Frame 1 (no input): blank canvas, image omitted
Frame 60 (no input): blank canvas, image omitted
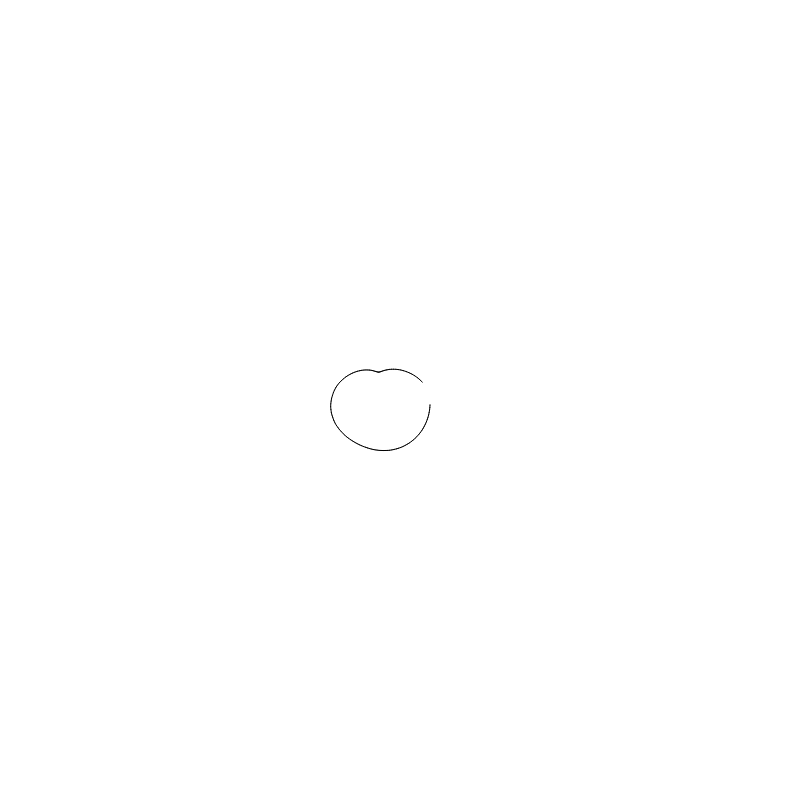
Frame 120 (the mouse pressed at the canvas centre since frame 60)

The p5.js sketch whose frames 1 and 60 were blank and that drew this single picture after the mouse press (run headless with seeded random() and noise() and a simulated clock; from frame 60 on, the mouse is pressed at the canvas centre):

// p5.js sketch
// ── sketch.js
let R = 0;  // radius of the sphere
let maxR = 55; //max radius
let t = 0;    // angle of rotation
let centerX;  // x-coordinate of the center of the circle
let centerY;  // y-coordinate of the center of the circle
let prevX, prevY;  // previous position of the pen
let lines = [];  // array to store all the lines
let count = 0;  // counter for the number of times max size has been reached
let maxCount = 9; // number of loops
let shifter = true; // controls increasing/decreasing of radius change and centerX positive or negative value
let frameCounter = 0;
let angle = 0;
let radius = 50;
let a = 50;
let b = 0.1;

function setup() {
  createCanvas(800, 800);
  stroke(0, 0, 0);
  // noFill();
  prevX = R * cos(t) + centerX;
  prevY = R * sin(t) + centerY;
}

function draw() {
  clear();  // clear the canvas of any drawn content
  translate(width / 2, height / 2);  // move the origin to the center of the canvas



  // calculate the x and y position of the pen using the equation for a circle
  let x = R * cos(t) + centerX;
  let y = 0.8 * R * sin(t) + centerY;

  // create an array to store the line coordinates
  let coords = [prevX, prevY, x, y];
  prevX = x;
  prevY = y;

  // increase the angle of rotation for the next frame
  t += 0.15;

  radiusChange = random(0, 0.2);

  // move the center of the circle and reset the radius when R becomes 0
  if (R <= 15 && count < maxCount) {
    shifter = true;
  } else if (R >= maxR && count < maxCount) {
    shifter = false;
  } else if (R > 0 && count >= maxCount) {
    shifter = false;
  } else if (R <= 0 && count >= maxCount) {
    R = 0;
  }

  if (R >= maxR) {
    count++;
    R = maxR - 0.1;
  }
  // /maxCount > count > 1)

  let radiusWeight = frameCounter / 30;

  if (shifter) {
    R += radiusChange * radiusWeight;
  } else if (!shifter) {
    R -= radiusChange * radiusWeight;
  }

  lines.push(coords);

  centerX = width / 4 + cos(angle) * radius - 220;
  centerY = height / 4 + sin(angle) * radius - 195;
  angle += 0.05;
  radius -= 0.1;

  // let r = a + b * angle;
  // centerX = r * cos(angle) + width / 2 - 500;
  // centerY = r * sin(angle) + height / 2 - 500;
  // angle += 0.05;

  // draw all the lines stored in the array
  for (let i = 0; i < lines.length; i++) {
    let coords = lines[i];
    line(coords[0], coords[1], coords[2], coords[3]);
  }

  let frameCountFlip = true;

  if (frameCounter < 40 && frameCountFlip) {
    frameCounter += 1;
  } else if (frameCounter >= 40) {
    frameCountFlip = false;
    frameCounter -= 1;
  } else if (frameCounter > 0 && !frameCountFlip) {
    frameCounter -= 1;
  } else if (frameCounter <= 0) {
    frameCountFlip = true;
    frameCounter += 1;
  }
  // console.log(frameCounter)
}

// function draw2() {
//   for (let i = 0; i < lines.length; i++) {
//     let coords = lines[i];
//     line(coords[0], coords[1], coords[2], coords[3]);
//   }
// }
